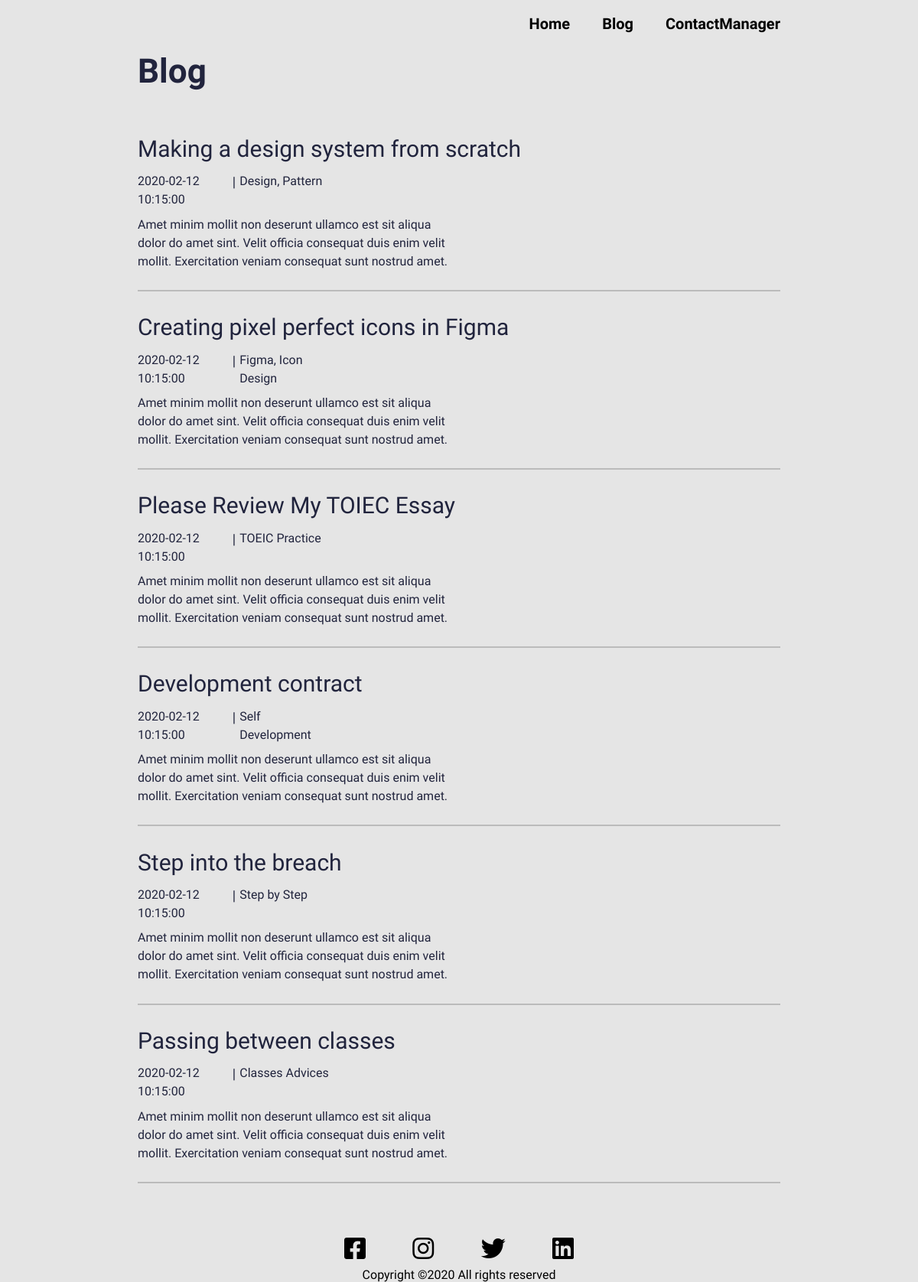
Screenshot of /blog.php with the database file from the repository.
### tables this page shows
CREATE TABLE `articles` (
  `id` int(8) NOT NULL,
  `title` varchar(50) NOT NULL,
  `created_at` datetime NOT NULL DEFAULT current_timestamp(),
  `slogan` varchar(25) NOT NULL,
  `content` varchar(255) NOT NULL
);

### Classes/Controllers/Controller.php (called while the page is built, shortened)
<?php
abstract class Controller
{
    public function __construct()
    {
        $this->model = new \Models\ArticleModel();
    }
}

### Classes/Database/Database.php (called while the page is built)
<?php
class Database
{
    private $host = "localhost";
    private $user = "root";
    private $password = "";
    private $database = "blog";
    protected function connect()
    {
        $dsn = 'mysql:host=' . $this->host . ';dbname=' . $this->database;
        $pdo = new PDO($dsn, $this->user, $this->password);
        $pdo->setAttribute(PDO::ATTR_DEFAULT_FETCH_MODE, PDO::FETCH_ASSOC);
        return $pdo;
    }
}

### Classes/Models/Model.php (called while the page is built, shortened)
<?php
require_once("Classes/Database/Database.php");
abstract class Model extends Database
{
    protected $table;
    public function allArticles()
    {
        $sql = "SELECT * FROM {$this->table}";
        $stmt = $this->connect()->prepare($sql);
        $stmt->execute();
        $results = $stmt->fetchAll();
        return $results;
    }
}

### Classes/Controllers/ArticleController.php (called while the page is built, shortened)
<?php
require_once("Controller.php");
class ArticleController extends Controller
{
    public function index()
    {
        $results = $this->model->allArticles();
        return $results;
    }
}

### blog.php (the view)
<?php
    require_once("Classes/Controllers/ArticleController.php");
    $allArticles = new \Controllers\ArticleController;
    $articles = $allArticles->index();
?>
<?php require_once("Components/navbar.php") ?>
<div class="main-container-blog">
    <h1>Blog</h1>
    <div class="articles-container-blog">
        <?php foreach ($articles as $article) { ?>
            <div class="article-blog">
                <h3><?php echo $article["title"]; ?></h3>
                <div class="content-blog">
                    <p><?php echo $article["created_at"]; ?></p>
                    <span> | </span>
                    <p><?php echo $article["slogan"]; ?></p>
                </div>
                <p><?php echo $article["content"] ?></p>
            </div>
            <hr>
        <?php } ?>
    </div>
</div>
<?php require_once("Components/footer.php") ?>

### scss/styles.css (style rules this page uses)
html { font-family: "Heebo", sans-serif; }
body { background: #E5E5E5; }
.main-container-blog { width: 70%; margin: auto; }
.main-container-blog h1 { font-weight: 700; font-size: 44px; line-height: 60px; color: #21243D; }
.main-container-blog .articles-container-blog { display: flex; flex-direction: column; margin: 6% 0; }
.main-container-blog .articles-container-blog .article-blog { display: flex; flex-direction: column; justify-content: space-between; }
.main-container-blog .articles-container-blog .article-blog h3 { font-weight: 500; font-size: 30px; line-height: 44px; color: #21243D; }
.main-container-blog .articles-container-blog .article-blog .content-blog { display: flex; font-weight: 400; font-size: 18px; line-height: 26px; color: #21243D; margin: 1% 0; width: 30%; }
.main-container-blog .articles-container-blog .article-blog .content-blog span { margin: 0 2%; }
.main-container-blog .articles-container-blog .article-blog p { font-weight: 400; font-size: 16px; line-height: 24px; color: #21243D; width: 50%; }
.main-container-blog .articles-container-blog hr { margin: 3% 0; border: 1px solid #bbbbbb; }

### rows the page displays
articles: title "Making a design system from scratch", created_at "2020-02-12 10:15:00", slogan "Design, Pattern", content "Amet minim mollit non deserunt ullamco est sit aliqua dolor do amet sint. Velit officia consequat duis enim velit mollit. Exercitation veniam consequat sunt nostrud amet."
articles: title "Creating pixel perfect icons in Figma", created_at "2020-02-12 10:15:00", slogan "Figma, Icon Design", content "Amet minim mollit non deserunt ullamco est sit aliqua dolor do amet sint. Velit officia consequat duis enim velit mollit. Exercitation veniam consequat sunt nostrud amet."
articles: title "Please Review My TOIEC Essay", created_at "2020-02-12 10:15:00", slogan "TOEIC Practice", content "Amet minim mollit non deserunt ullamco est sit aliqua dolor do amet sint. Velit officia consequat duis enim velit mollit. Exercitation veniam consequat sunt nostrud amet."
articles: title "Development contract", created_at "2020-02-12 10:15:00", slogan "Self Development", content "Amet minim mollit non deserunt ullamco est sit aliqua dolor do amet sint. Velit officia consequat duis enim velit mollit. Exercitation veniam consequat sunt nostrud amet."
articles: title "Step into the breach", created_at "2020-02-12 10:15:00", slogan "Step by Step", content "Amet minim mollit non deserunt ullamco est sit aliqua dolor do amet sint. Velit officia consequat duis enim velit mollit. Exercitation veniam consequat sunt nostrud amet."
articles: title "Passing between classes", created_at "2020-02-12 10:15:00", slogan "Classes Advices", content "Amet minim mollit non deserunt ullamco est sit aliqua dolor do amet sint. Velit officia consequat duis enim velit mollit. Exercitation veniam consequat sunt nostrud amet."
